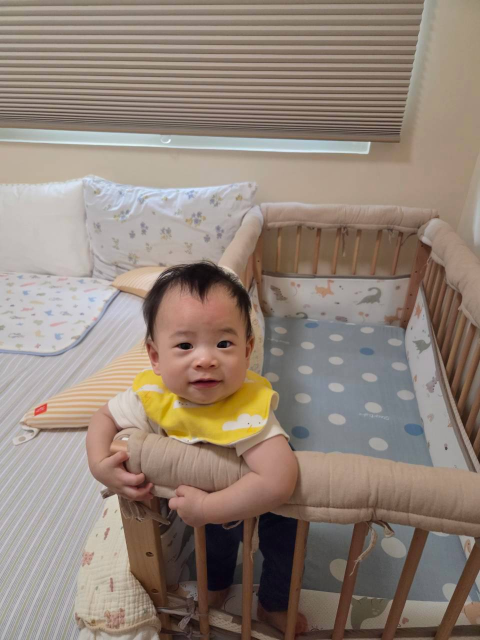
#> input picture photo/06_寶寶成長萌照/01_嬰兒床黃色圍兜笑臉.jpg, 960 x 1280 px, found by its file name (shown at 1/2 size)
$ python crop_all_babies.py
#> lines starting #> are read from the running program, lines starting #| are printed output that depends on the picture
import os
from PIL import Image

src_dir = r"c:\Users\exhek\OneDrive\桌面\birthday\photo\06_寶寶成長萌照"
out_dir = r"c:\Users\exhek\OneDrive\桌面\birthday\images\baby_crops"
os.makedirs(out_dir, exist_ok=True)

# List of files and their tuned face centers (cx, cy) and crop size
# image size is 960x1280
crops_config = [
    # 1. 01_嬰兒床黃色圍兜笑臉.jpg
    {"fn": "01_嬰兒床黃色圍兜笑臉.jpg", "cx": 470, "cy": 580, "size": 650, "label": "黃圍兜笑臉 💛"},
    # 2. 02_嬰兒床看鏡頭.jpg
    {"fn": "02_嬰兒床看鏡頭.jpg", "cx": 480, "cy": 480, "size": 600, "label": "大眼睛看鏡頭 👀"},
    # 3. 04_地墊圍欄爬行抬頭看鏡頭.jpg
    {"fn": "04_地墊圍欄爬行抬頭看鏡頭.jpg", "cx": 500, "cy": 460, "size": 550, "label": "圍欄小探險 🌟"},
    # 4. 05_抱著特寫微笑.jpg
    {"fn": "05_抱著特寫微笑.jpg", "cx": 500, "cy": 480, "size": 550, "label": "溫暖懷中笑 🥰"},
    # 5. 06_沙發拿遙控器咬奶嘴.jpg
    {"fn": "06_沙發拿遙控器咬奶嘴.jpg", "cx": 480, "cy": 550, "size": 650, "label": "咬奶嘴小皮蛋 🍼"},
    # 6. 11_嬰兒床長頸鹿衣拿球大笑.jpg
    {"fn": "11_嬰兒床長頸鹿衣拿球大笑.jpg", "cx": 480, "cy": 460, "size": 600, "label": "長頸鹿拿球笑 🦒"},
    # 7. 12_嬰兒床拿球微笑.jpg
    {"fn": "12_嬰兒床拿球微笑.jpg", "cx": 480, "cy": 480, "size": 600, "label": "扶床甜甜笑 🌸"},
    # 8. 13_嬰兒床扶欄拿球.jpg
    {"fn": "13_嬰兒床扶欄拿球.jpg", "cx": 500, "cy": 460, "size": 600, "label": "手抓彩球球 ⚽"},
    # 9. 14_沙發靠枕看鏡頭.jpg
    {"fn": "14_沙發靠枕看鏡頭.jpg", "cx": 520, "cy": 500, "size": 550, "label": "沙發小靠枕 🛋️"},
    # 10. 15_沙發靠枕微笑.jpg
    {"fn": "15_沙發靠枕微笑.jpg", "cx": 500, "cy": 500, "size": 580, "label": "抱抱枕甜笑 💕"},
    # 11. 16_沙發坐姿看鏡頭笑.jpg
    {"fn": "16_沙發坐姿看鏡頭笑.jpg", "cx": 480, "cy": 530, "size": 620, "label": "格紋圍兜兜 ✨"},
    # 12. 17_沙發坐姿開懷大笑.jpg
    {"fn": "17_沙發坐姿開懷大笑.jpg", "cx": 480, "cy": 500, "size": 600, "label": "沙發開懷笑 😆"},
    # 13. 20_嬰兒床扶欄露牙齦大笑.jpg -> previously cut off!
    {"fn": "20_嬰兒床扶欄露牙齦大笑.jpg", "cx": 480, "cy": 720, "size": 620, "label": "露小牙齦大笑 😁"},
    # 14. 21_嬰兒床嘟嘴萌照.jpg -> previously cut off!
    {"fn": "21_嬰兒床嘟嘴萌照.jpg", "cx": 440, "cy": 680, "size": 600, "label": "傲嬌嘟嘟嘴 👶"},
    # 15. 22_嬰兒床甜甜微笑.jpg
    {"fn": "22_嬰兒床甜甜微笑.jpg", "cx": 480, "cy": 620, "size": 600, "label": "床邊天使笑 👼"},
    # 16. 43_新生兒黑白格床單.jpg
    {"fn": "43_新生兒黑白格床單.jpg", "cx": 480, "cy": 380, "size": 600, "label": "新生兒小衣衣 🤍"},
    # 17. 44_新生兒舉小手看鏡頭.jpg
    {"fn": "44_新生兒舉小手看鏡頭.jpg", "cx": 480, "cy": 460, "size": 620, "label": "小小拳頭揮揮 ✊"},
    # 18. 45_嬰兒躺著開懷燦笑.jpg
    {"fn": "45_嬰兒躺著開懷燦笑.jpg", "cx": 480, "cy": 380, "size": 600, "label": "躺著開懷燦笑 💖"},
    # 19. 47_提籃汽座戴條紋帽.jpg
    {"fn": "47_提籃汽座戴條紋帽.jpg", "cx": 480, "cy": 380, "size": 600, "label": "條紋小暖帽 🧢"},
    # 20. 49_穿小獅子衣服笑臉.jpg
    {"fn": "49_穿小獅子衣服笑臉.jpg", "cx": 480, "cy": 360, "size": 620, "label": "小獅子萌萌笑 🦁"},
    # 21. 52_地墊檸檬衣趴著燦笑.jpg
    {"fn": "52_地墊檸檬衣趴著燦笑.jpg", "cx": 480, "cy": 480, "size": 600, "label": "檸檬連身衣 🍋"}
]

for idx, c in enumerate(crops_config):
    p = os.path.join(src_dir, c["fn"])
    img = Image.open(p)
#> img is the input picture: PIL image 960x1280 RGB; mean R, G, B 146.7, 132, 120.9
    w, h = img.size
#> w = 960; h = 1280

    half = c["size"] // 2
    x0 = max(0, min(w - c["size"], c["cx"] - half))
#> x0 = 145
    y0 = max(0, min(h - c["size"], c["cy"] - half))
#> y0 = 255
    x1 = x0 + c["size"]
#> x1 = 795
    y1 = y0 + c["size"]
#> y1 = 905

    cropped = img.crop((x0, y0, x1, y1))
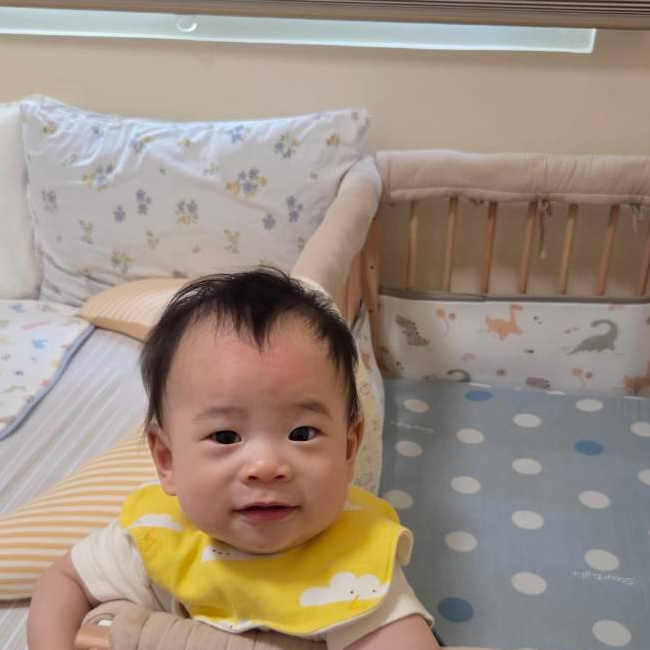
#> cropped: PIL image 650x650 RGB; mean R, G, B 158.2, 143.2, 129.8
    cropped = cropped.resize((500, 500), Image.Resampling.LANCZOS)
#> cropped: PIL image 500x500 RGB

    out_name = f"crop_{idx+1:02d}.jpg"
    cropped.save(os.path.join(out_dir, out_name), quality=95)
#> pass 2 of the loop `for idx, c in enumerate(crops_config):`:
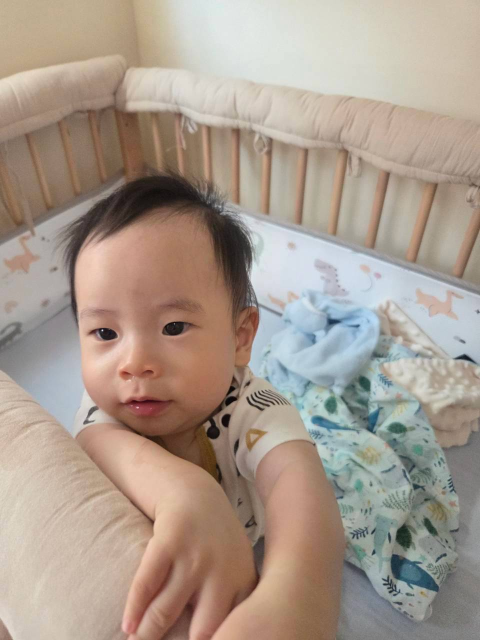
#> input picture photo/06_寶寶成長萌照/02_嬰兒床看鏡頭.jpg, 960 x 1280 px, found by its file name (shown at 1/2 size)
#> img is the input picture: PIL image 960x1280 RGB; mean R, G, B 169.4, 154.6, 142.3
#> `cropped = img.crop((x0, y0, x1, y1))`:
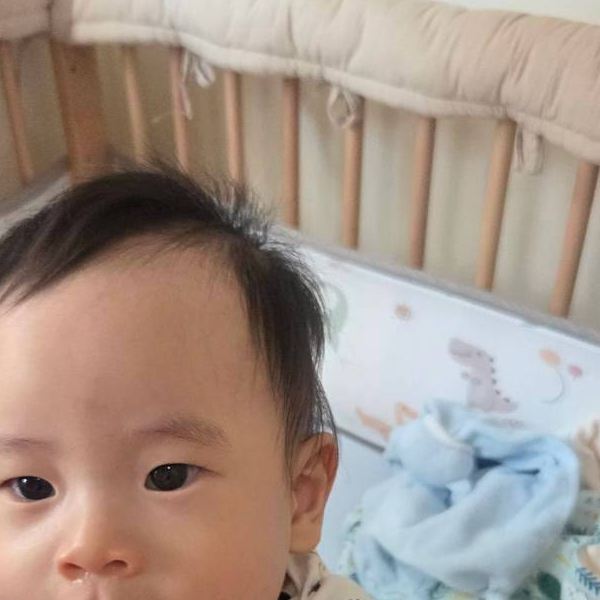
#> cropped: PIL image 600x600 RGB; mean R, G, B 163.8, 147.5, 137.3
#> pass 3 of the loop `for idx, c in enumerate(crops_config):`:
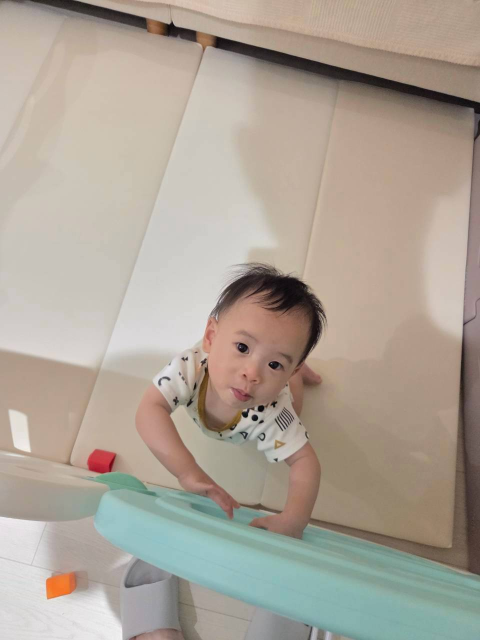
#> input picture photo/06_寶寶成長萌照/04_地墊圍欄爬行抬頭看鏡頭.jpg, 960 x 1280 px, found by its file name (shown at 1/2 size)
#> img is the input picture: PIL image 960x1280 RGB; mean R, G, B 172.7, 162.9, 151.2
#> `cropped = img.crop((x0, y0, x1, y1))`:
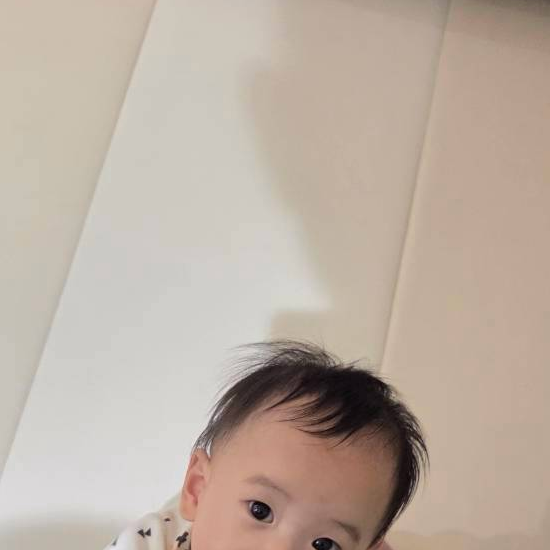
#> cropped: PIL image 550x550 RGB; mean R, G, B 188.5, 174.4, 162.5
#> (the run stopped early here; a loop or call above may not have finished)
